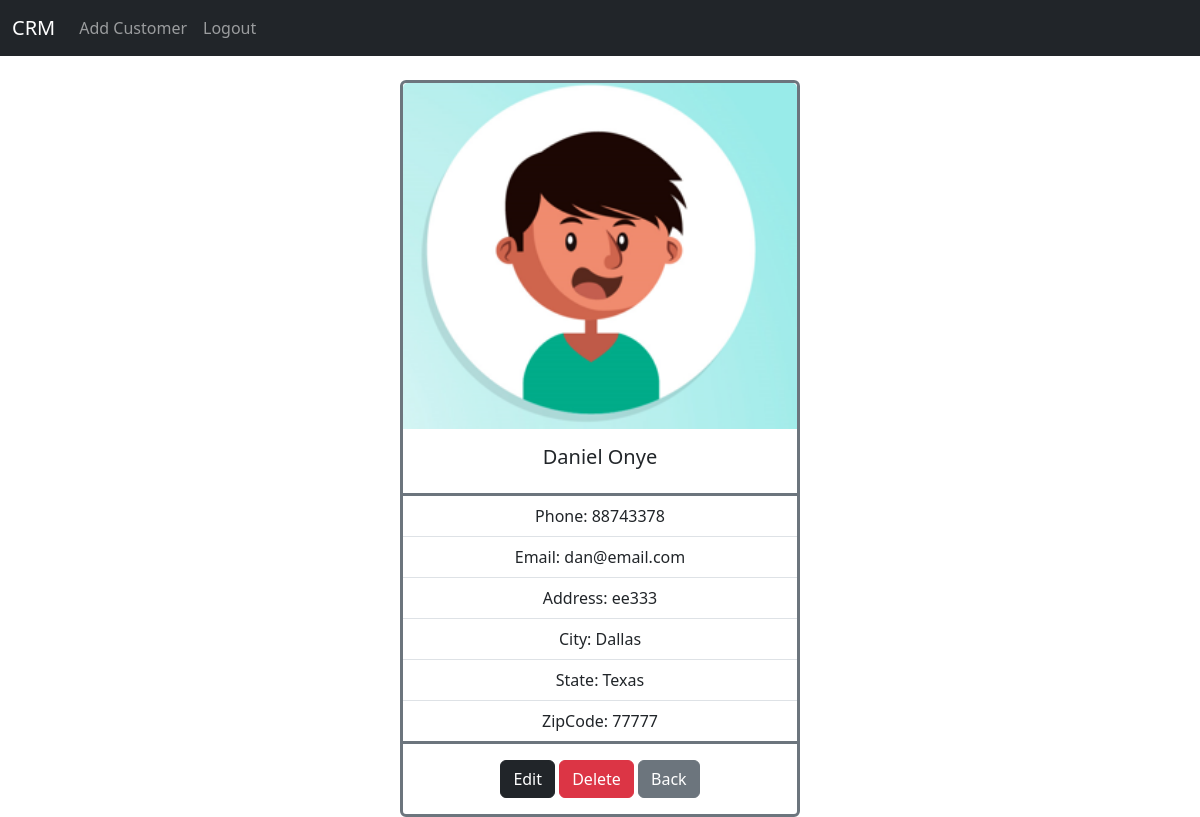
Page /customer/1 (signed in) on the committed database.
### website/models.py (models this page shows, shortened)
class Customer(models.Model):
    first_name = models.CharField(max_length=50)
    last_name = models.CharField(max_length=50)
    email = models.EmailField(max_length=50)
    phone = models.CharField(max_length=10)
    address = models.CharField(max_length=50)
    city = models.CharField(max_length=50)
    state = models.CharField(max_length=10)
    zipcode = models.CharField(max_length=10)
    created_at = models.DateTimeField(auto_now_add=True)

### website/views.py (the view)
# urls.py: path('customer/<int:pk>', views.customer_page, name="customer"),
def customer_page(request, pk):
    image_list = os.listdir('./website/static/website')
    image = f"website/{random.choice(image_list)}"
    if request.user.is_authenticated:
        customer = models.Customer.objects.get(id=pk)
        return render(request, 'website/customer.html', {
            "customer": customer,
            "image": image
        })
    else:
        messages.success(request, "You must be logged in to view this page... Sorry!")
        return redirect('website:home')

### website/templates/website/customer.html (shortened to what this page needs)
{% extends "website/base.html" %}
{% load static %}
{% block content %}
    <div class="card text-center mx-auto border border-3 border-secondary" style="width: 25rem;">
        <img src="{% static image %}" class="card-img-top" alt="...">
        <div class="card-body">
            <h5 class="card-title">{{customer.first_name}} {{customer.last_name}}</h5>
        </div>
        <ul class="list-group list-group-flush mg-1">
            <li class="list-group-item">Phone: {{customer.phone}}</li>
            <li class="list-group-item">Email: {{customer.email}}</li>
            <li class="list-group-item">Address: {{customer.address}}</li>
            <li class="list-group-item">City: {{customer.city|title}}</li>
            <li class="list-group-item">State: {{customer.state|title}}</li>
            <li class="list-group-item">ZipCode: {{customer.zipcode}}</li>
        </ul>
        <div class="card-body">
        <a href="{% url 'website:update' customer.id %}" class="btn btn-dark">Edit</a>
        <a class="btn btn-danger" data-bs-toggle="modal" data-bs-target="#delete-modal">Delete</a>
        <a href="{% url 'website:home' %}" class="btn btn-secondary">Back</a>
        </div>
    </div>
{% endblock content %}

### rows in the picture
Customer: first_name "Daniel", last_name "Onye", phone "88743378", email "dan@email.com", address "ee333", city "Dallas", state "Texas", zipcode "77777"
